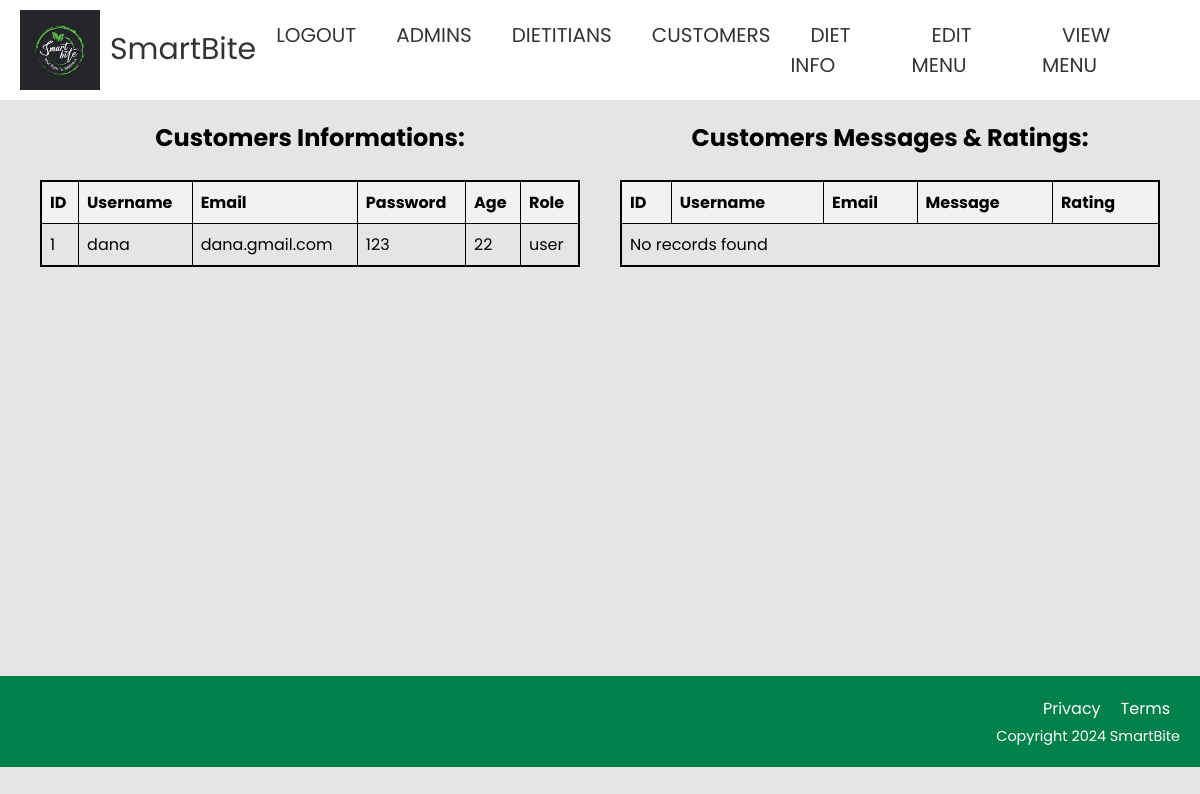
The page /customers.php on the database its author committed.
### tables this page shows
CREATE TABLE `user` (
  `id` int(11) NOT NULL,
  `username` varchar(100) NOT NULL,
  `email` varchar(100) NOT NULL,
  `password` varchar(100) NOT NULL,
  `age` int(100) NOT NULL,
  `role` varchar(100) NOT NULL,
  `login_status` int(11) NOT NULL,
  `gender` varchar(100) NOT NULL
);

### customers.php (the view, shortened to what this page needs)
<?php
    include('database/conn.php');
    function displayCustomersUsers($con) {
        $query = "SELECT * FROM `user` WHERE `role` = 'user'";
        $result = mysqli_query($con, $query);
        if(mysqli_num_rows($result) > 0) {
            while($data = mysqli_fetch_assoc($result)) {
                echo "<tr>";
                echo "<td>{$data['id']}</td>";
                echo "<td>{$data['username']}</td>";
                echo "<td>{$data['email']}</td>";
                echo "<td>{$data['password']}</td>";
                echo "<td>{$data['age']}</td>";
                echo "<td>{$data['role']}</td>";
                echo "</tr>";
            }
        } else {
            echo "<tr><td colspan='6'>No records found</td></tr>";
        }
    }
    function displayCustomersMessages($con) {
        $query = "SELECT * FROM `messages`";
        $result = mysqli_query($con, $query);
        if(mysqli_num_rows($result) > 0) {
            while($data = mysqli_fetch_assoc($result)) {
                $_SESSION['customers'] = $data;
                echo "<tr>";
                echo "<td>{$data['id']}</td>";
                echo "<td>{$data['username']}</td>";
                echo "<td>{$data['email']}</td>";
                echo "<td>{$data['message']}</td>";
                echo "<td>{$data['rating']}</td>";
                echo "</tr>";
            }
        } else {
            echo "<tr><td colspan='5'>No records found</td></tr>";
        }
    }
?>
<!DOCTYPE html>
<html lang="en">
<head>
    <link rel="stylesheet" href="Css\style.css">
    <link rel="stylesheet" href="Css\footer.css">
</head>
<body>
    <?php require("Adminheader.php"); ?>
    <center>
    <div class="container">
        <div class="table-container">
            <h2>Customers Informations: </h2>
            <br>
            <table>
                <thead>
                    <tr>
                        <th>ID</th>
                        <th>Username</th>
                        <th>Email</th>
                        <th>Password</th>
                        <th>Age</th>
                        <th>Role</th>
                    </tr>
                </thead>
                <tbody>
                    <?php displayCustomersUsers($con); ?>
                </tbody>
            </table>
        </div>
        <div class="table-container">
            <h2>Customers Messages & Ratings: </h2>
            <br>
            <table>
                <thead>
                    <tr>
                        <th>ID</th>
                        <th>Username</th>
                        <th>Email</th>
                        <th>Message</th>
                        <th>Rating</th>
                    </tr>
                </thead>
                <tbody>
                    <?php displayCustomersMessages($con); ?>
                </tbody>
            </table>
        </div>
    </div>
    </center>
    <br><br><br><br><br><br><br><br><br><br><br><br><br><br><br><br>
    <?php require("footer.php"); ?>
</body>
</html>

### Css/style.css (style rules this page uses)
* { padding: 0; margin: 0; box-sizing: border-box; font-family: 'Poppins', sans-serif; }
body { background-color: rgb(229, 229, 229); font-family: 'Poppins', sans-serif; }

### customers.php (style rules this page uses)
.container { display: flex; justify-content: space-between; padding: 20px; }
.input-fields, .table-container { flex: 1; margin: 0 20px; }
.table-container table { width: 100%; border-collapse: collapse; border: 2px solid #000; }
.table-container th, .table-container td { border: 1px solid #000; padding: 8px; text-align: left; }
.table-container th { background-color: #f2f2f2; }

### rows shown on the page
user: id "1", username "dana", email "dana.gmail.com", password "123", age "22", role "user"
